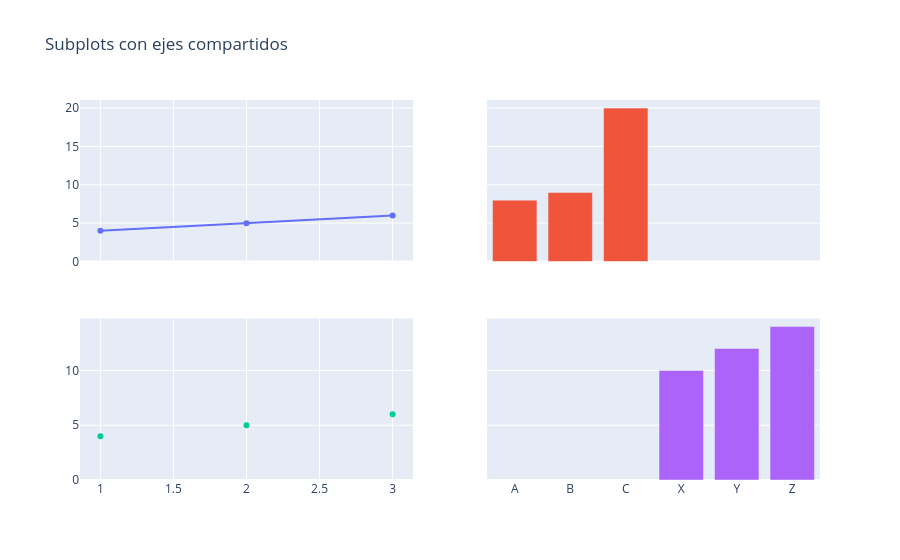

The notebook cell this image was saved under:
### Code cell
fig2 = make_subplots(rows=2, cols=2, shared_xaxes=True, shared_yaxes=True) # Ahora tenemos un único eje X y un único eje Y para toda la figura (shared_xaxes y shared_yaxes)

fig2.add_trace(plot1, row=1, col=1)
fig2.add_trace(plot2, row=1, col=2)
fig2.add_trace(plot3, row=2, col=1)
fig2.add_trace(plot4, row=2, col=2)

fig2.update_layout(title="Subplots con ejes compartidos",
                  showlegend=False)

### Figure 1 — Plotly figure (JSON) as saved in the notebook; plotly's stock layout.template omitted (floating-point values rounded to 4 significant figures)
{"data": [{"mode": "lines+markers", "name": "Plot 1", "type": "scatter", "x": [1, 2, 3], "xaxis": "x", "y": [4, 5, 6], "yaxis": "y"}, {"name": "Plot 2", "type": "bar", "x": ["A", "B", "C"], "xaxis": "x2", "y": [8, 9, 20], "yaxis": "y2"}, {"mode": "markers", "name": "Plot 3", "type": "scatter", "x": [1, 2, 3], "xaxis": "x3", "y": [4, 5, 6], "yaxis": "y3"}, {"name": "Plot 4", "type": "bar", "x": ["X", "Y", "Z"], "xaxis": "x4", "y": [10, 12, 14], "yaxis": "y4"}], "layout": {"showlegend": false, "title": {"text": "Subplots con ejes compartidos"}, "xaxis": {"anchor": "y", "domain": [0, 0.45], "matches": "x3", "showticklabels": false}, "xaxis2": {"anchor": "y2", "domain": [0.55, 1], "matches": "x4", "showticklabels": false}, "xaxis3": {"anchor": "y3", "domain": [0, 0.45]}, "xaxis4": {"anchor": "y4", "domain": [0.55, 1]}, "yaxis": {"anchor": "x", "domain": [0.575, 1]}, "yaxis2": {"anchor": "x2", "domain": [0.575, 1], "matches": "y", "showticklabels": false}, "yaxis3": {"anchor": "x3", "domain": [0, 0.425]}, "yaxis4": {"anchor": "x4", "domain": [0, 0.425], "matches": "y3", "showticklabels": false}}}
